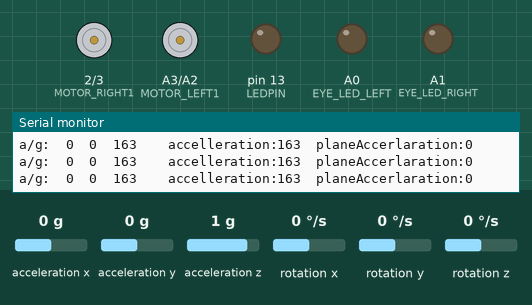
A sketch run on a simulated Arduino Nano, built with avr-gcc and run on an emulated ATmega328P. Parts: motor-driver pin pairs drawn as motors (green arrow = first pin HIGH = forward, orange = second pin HIGH = backward, longer = more drive, scaled by the enable pin), output pins drawn as LEDs (lit = HIGH), the last lines printed to the serial monitor. The test bench sets the inputs (shaded band); at power-on: acceleration x 0 g, acceleration y 0 g, acceleration z 1 g, rotation x 0 °/s, rotation y 0 °/s, rotation z 0 °/s.

Above: at 1.2 s.
1.3 s: acceleration x set to -0.2 g
4.3 s: acceleration x set to -0.5 g
At 4.52 s:
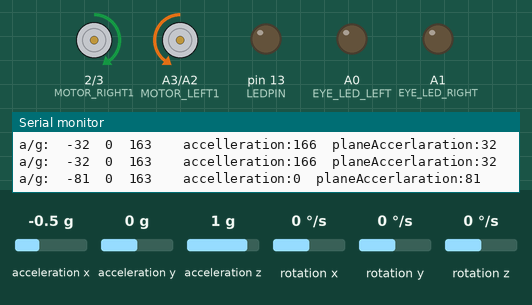
At 7.02 s:
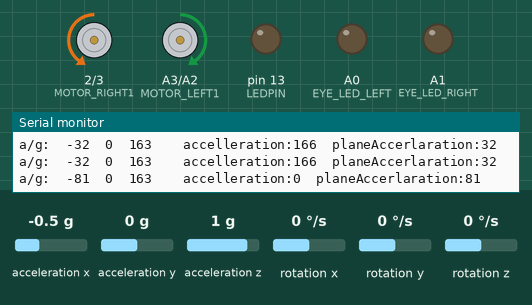
7.3 s: acceleration y set to -0.8 g
10.3 s: acceleration y set to -1.1 g
Timing chart, 0 to 13.7 s (numbered marks = the images above; inputs shaded):
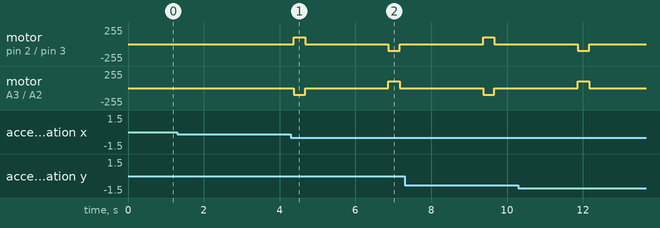

Measured:
- the behaviour switches between -0.3 and -0.4 g on acceleration x (found by bisection; images 0 and 1)

The sketch:

TEST_MPU6050.ino
```cpp
#include "freiBot.h"
// MPU6050 test for genubot
// function:
// touch the robot and it will turn
// made by ChrisMicro alias stochri

// use the MPU6050 library from jeff rowberg:
// I2C device class (I2Cdev) demonstration Arduino sketch for MPU6050 class
// 10/7/2011 by Jeff Rowberg <jeff@rowberg.net>
// Updates should (hopefully) always be available at https://github.com/jrowberg/i2cdevlib

// I2Cdev and MPU6050 must be installed as libraries, or else the .cpp/.h files
// for both classes must be in the include path of your project
#include "I2Cdev.h"
#include "MPU6050.h"

// Arduino Wire library is required if I2Cdev I2CDEV_ARDUINO_WIRE implementation
// is used in I2Cdev.h
#if I2CDEV_IMPLEMENTATION == I2CDEV_ARDUINO_WIRE
#include "Wire.h"
#endif

// class default I2C address is 0x68
// specific I2C addresses may be passed as a parameter here
// AD0 low = 0x68 (default for InvenSense evaluation board)
// AD0 high = 0x69
MPU6050 accelgyro;
//MPU6050 accelgyro(0x69); // <-- use for AD0 high

int16_t ax, ay, az;

void setup()
{
  Serial.begin(9600);

  pinMode(BUTTONPIN, INPUT_PULLUP);
  pinMode(WHISKERPIN, INPUT_PULLUP);

  pinMode(LEDPIN, OUTPUT);
  pinMode(EYE_LED_LEFT, OUTPUT);
  pinMode(EYE_LED_RIGHT, OUTPUT);

  initRobotHardware();


#if I2CDEV_IMPLEMENTATION == I2CDEV_ARDUINO_WIRE
  Wire.begin();
#elif I2CDEV_IMPLEMENTATION == I2CDEV_BUILTIN_FASTWIRE
  Fastwire::setup(400, true);
#endif

  // initialize device
  Serial.println("Initializing I2C devices...");
  accelgyro.initialize();

  // verify connection
  Serial.println("Testing device connections...");
  Serial.println(accelgyro.testConnection() ? "MPU6050 connection successful" : "MPU6050 connection failed");

}

void loop() {
  int geschwindigkeit=100;
  uint32_t acceleration,planeAccerlaration;
  accelgyro.getAcceleration(&ax, &ay, &az);
  // display tab-separated accel/gyro x/y/z values
  Serial.print("a/g:\t");
  Serial.print(ax / 100); Serial.print("\t");
  Serial.print(ay / 100); Serial.print("\t");
  Serial.print(az / 100); Serial.print("\t");
  acceleration = sqrt((ax / 100) * (ax / 100) + (ay / 100) * (ay / 100) + (az / 100) * (az / 100));
  Serial.print("  accelleration:");
  Serial.print(acceleration);

    planeAccerlaration = sqrt((ax / 100) * (ax / 100) + (ay / 100) * (ay / 100) );
  Serial.print("  planeAccerlaration:");
  Serial.println(planeAccerlaration);

  if (planeAccerlaration >50)
  {
  Turn ( 90, geschwindigkeit ); // drehen rechts 90 grad
  delay(2000);

  Turn ( -90, geschwindigkeit ); // drehen links 90 grad
  delay(2000);

  }
}
```

asuro.cpp
```cpp
/*
*
* Addapted functions like the ASURO LIB
*
* http://sourceforge.net/projects/asuro/
*
*/
#include "asuro.h"

extern "C"
{
	void Msleep(uint32_t time_ms)
	{
	  delay(time_ms);
	}

	void Sleep(uint32_t time_us)
	{
	  delayMicroseconds(time_us);
	}

	void MotorSpeed(uint8_t left, uint8_t right)
	{
	  analogWrite(ENABLE_RIGHT, right);
	  analogWrite(ENABLE_LEFT, left);
	}

	void MotorDir(uint8_t left, uint8_t right)
	{
	  //*************** left motor *****************
	  if (left == FWD)
	  {
	    digitalWrite(MOTOR_LEFT1, LOW);
	    digitalWrite(MOTOR_LEFT2, HIGH);
	  }
	  if (left == RWD)
	  {
	    digitalWrite(MOTOR_LEFT1, HIGH);
	    digitalWrite(MOTOR_LEFT2, LOW);
	  }
	  if (left == BREAK)
	  {
	    digitalWrite(MOTOR_LEFT1, LOW);
	    digitalWrite(MOTOR_LEFT2, LOW);
	    MotorSpeed(255, 255);
	  }
	  if (left == FREE)
	  {
    	    analogWrite(ENABLE_LEFT, 0);
    	    digitalWrite(MOTOR_LEFT1, LOW);
	    digitalWrite(MOTOR_LEFT2, LOW);
	  }
	  //********** right motor ********************
	  if (right == FWD)
	  {
	    digitalWrite(MOTOR_RIGHT1, LOW);
	    digitalWrite(MOTOR_RIGHT2, HIGH);
	  }
	  if (right == RWD)
	  {
	    digitalWrite(MOTOR_RIGHT1, HIGH);
	    digitalWrite(MOTOR_RIGHT2, LOW);
	  }
	  if (right == BREAK)
	  {
	    digitalWrite(MOTOR_RIGHT1, LOW);
	    digitalWrite(MOTOR_RIGHT2, LOW);
	    MotorSpeed(255, 255);
	  }
	  if (right == FREE)
	  {
	    analogWrite(ENABLE_RIGHT, 0);
	    digitalWrite(MOTOR_RIGHT1, LOW);
	    digitalWrite(MOTOR_RIGHT2, LOW);
	  }

	}

	/*!
	 *  moves the robot forward/backward  OR  turns the robot
	 *        You can use the old function-names Go() and Turn()
	 *
	 * \param distance travalling distance in cm. positive = forward, negative = backward
	 *
	 * \param degree degrees to turn. positive = turn right, negative = turn left. range: -360..360
	 * \param speed motor speed. range: 0..255
	 *
	 */
	// void GoTurn(int distance, int degree, int speed);

	// tbd: rework
	// preliminary functions:
	// there is no encoder evailable on this robot
	// therefore the distance is even a coarse estimation
	#define DISTANCE_FACTOR 32
	#define TURN_FAKTOR 33

	void Go(int16_t distance, uint8_t speed)
	{
	  if(distance>0)  MotorDir(FWD, FWD);
	  else            MotorDir(RWD, RWD);
	  MotorSpeed(speed,speed);
	  delay((int32_t)abs(distance)*DISTANCE_FACTOR);
	  MotorDir(BREAK,BREAK); // rotate if there is no signal
	  delay(200);
	}

	void Turn(int16_t degree, uint8_t speed)
	{
	  if(degree>0)  MotorDir(FWD, RWD);
	  else          MotorDir(RWD, FWD);
	  MotorSpeed(speed,speed);
	  delay((int32_t)abs(degree)*TURN_FAKTOR/10);
	  MotorDir(BREAK,BREAK);
	  delay(200);
	}
}
/*******************************************************************************
*   -c--date---version--nickname--------email---------------------------------
*
*   (c) 2015   V0.1     stochri         christoph(at)roboterclub-freiburg.de
*   (c) ..     V0.2     ...... ........ ( your name ) ........................
*
*******************************************************************************
*   This program is free software; you can redistribute it and/or modify      *
*   it under the terms of the GNU General Public License as published by      *
*   the Free Software Foundation version 2 of the License,                    *
*   If you want to use this software for commercial purposes and you          *
*   don't want to make it open source, please contact the authors for         *
*   licensing.                                                                *
*                                                                             *
*   IF YOU EXTEND THE PROGRAM PLEASE MAINTAIN THE LIST OF AUTHORS             *
*   ( which means adding copyright in the list above )                        *
*                                                                             *
*******************************************************************************/
```

asuro.h
```cpp
#include "Arduino.h"
#include "sound.h"
#include "stdint.h"
#include "pin_defintions.h"


/************************************************************************************

	driver definitions

        Functions for compatibility to the ASURO robot

************************************************************************************/
// ASRURO Motor states
#define FREE    0                    // motor free runing
#define BREAK   1                    // break motor
#define FWD     2                    // motor forward
#define RWD     3                    // motor backward

#define LEFT	1
#define RIGHT   2

//#define Sleep(x) delayMicroseconds(x)

#ifdef __cplusplus
extern "C"
{
#endif
  void Msleep(uint32_t time_ms);
  void Sleep(uint32_t time_us);
  void MotorSpeed(uint8_t left, uint8_t right);
  void MotorDir(uint8_t left, uint8_t right);
  void Go   ( int16_t distance, uint8_t speed );
  void Turn ( int16_t degree  , uint8_t speed );
#ifdef __cplusplus
}
#endif


/*******************************************************************************
*   -c--date---version--nickname--------email---------------------------------
*
*   (c) 2015   V0.1     stochri         christoph(at)roboterclub-freiburg.de
*   (c) ..     V0.2     ...... ........ ( your name ) ........................
*
*******************************************************************************
*   This program is free software; you can redistribute it and/or modify      *
*   it under the terms of the GNU General Public License as published by      *
*   the Free Software Foundation version 2 of the License,                    *
*   If you want to use this software for commercial purposes and you          *
*   don't want to make it open source, please contact the authors for         *
*   licensing.                                                                *
*                                                                             *
*   IF YOU EXTEND THE PROGRAM PLEASE MAINTAIN THE LIST OF AUTHORS             *
*   ( which means adding copyright in the list above )                        *
*                                                                             *
*******************************************************************************/
```

freiBot.cpp
```cpp
#include "asuro.h"

void initRobotHardware()
{
  pinMode(IR_SENSOR, INPUT);

  pinMode(BUTTONPIN, INPUT_PULLUP);
  pinMode(WHISKERPIN, INPUT_PULLUP);

  pinMode(LEDPIN, OUTPUT);
  pinMode(EYE_LED_LEFT, OUTPUT);
  pinMode(EYE_LED_RIGHT, OUTPUT);

  pinMode(ENABLE_RIGHT, OUTPUT);
  pinMode(MOTOR_RIGHT1, OUTPUT);
  pinMode(MOTOR_RIGHT2, OUTPUT);

  pinMode(ENABLE_LEFT, OUTPUT);
  pinMode(MOTOR_LEFT1, OUTPUT);
  pinMode(MOTOR_LEFT2, OUTPUT);

}

#define EYESAMPLINGTIME_US (20000-396) // experimental filter time should be 20ms @ 50 Hz

uint16_t get_eyeValue(uint8_t side)
{
  uint16_t eye, n;
  uint32_t value = 0;
  uint32_t stopTime;
  uint32_t count = 0;


  if (side == LEFT) eye = EYE_LED_LEFT;
  else              eye = EYE_LED_RIGHT;

  pinMode(EYE_LED_LEFT, OUTPUT);
  pinMode(EYE_LED_RIGHT, OUTPUT);
  digitalWrite(EYE_LED_LEFT, 0); // discharge
  digitalWrite(EYE_LED_RIGHT, 0); // discharge

  pinMode(eye, INPUT);

 stopTime = micros() + EYESAMPLINGTIME_US;


 do
  {
    value = value + analogRead(eye);
    count++;
  }
  while (micros() < stopTime);

  value = value / count;

  return value;
}

void setLed(uint8_t led, uint8_t value)
{
  if (led == EYE_LED_LEFT)
  {
    pinMode(EYE_LED_LEFT, OUTPUT);
    digitalWrite(EYE_LED_LEFT, value);
  }
  if (led == EYE_LED_RIGHT)
  {
    pinMode(EYE_LED_RIGHT, OUTPUT);
    digitalWrite(EYE_LED_RIGHT, value);
  }
}

uint8_t isIrSignal()
{
  return !digitalRead(IR_SENSOR);
}

void waitForIrSignal()
{
  while (!isIrSignal());
}

uint8_t whiskerTouched()
{
  static uint8_t oldState = 0;
  uint8_t state;
  uint8_t result = 0;

  state = !digitalRead(WHISKERPIN);

  if ((state != 0) && (oldState == 0)) result = 1;

  oldState = state;

  return result;
}


/*******************************************************************************
*   -c--date---version--nickname--------email---------------------------------
*
*   (c) 2015   V0.1     stochri         christoph(at)roboterclub-freiburg.de
*
*******************************************************************************
*   This program is free software; you can redistribute it and/or modify      *
*   it under the terms of the GNU General Public License as published by      *
*   the Free Software Foundation version 2 of the License,                    *
*   If you want to use this software for commercial purposes and you          *
*   don't want to make it open source, please contact the authors for         *
*   licensing.                                                                *
*                                                                             *
*   IF YOU EXTEND THE PROGRAM PLEASE MAINTAIN THE LIST OF AUTHORS             *
*   ( which means adding copyright in the list above )                        *
*                                                                             *
*******************************************************************************/
```

freiBot.h
```cpp
  #include "asuro.h"
  //#include "sound.h"

  void initRobotHardware(void);
  uint16_t get_eyeValue(uint8_t side);
  void setLed(uint8_t led, uint8_t value);
  uint8_t isIrSignal(void);
  void waitForIrSignal(void);
  uint8_t whiskerTouched(void);
    void Sound ( uint16_t freq,  uint16_t duration_msec,  uint8_t  amplitude);

  void motrChirp(uint16_t startFreq_HZ, uint16_t stopFreq_HZ,uint16_t duration_ms);
  void ringSound(void);
  void chirp(void);
  void beep(void);

/*******************************************************************************
*   -c--date---version--nickname--------email---------------------------------
*
*   (c) 2015   V0.1     stochri         christoph(at)roboterclub-freiburg.de
*   (c) ..     V0.2     ...... ........ ( your name ) ........................
*
*******************************************************************************
*   This program is free software; you can redistribute it and/or modify      *
*   it under the terms of the GNU General Public License as published by      *
*   the Free Software Foundation version 2 of the License,                    *
*   If you want to use this software for commercial purposes and you          *
*   don't want to make it open source, please contact the authors for         *
*   licensing.                                                                *
*                                                                             *
*   IF YOU EXTEND THE PROGRAM PLEASE MAINTAIN THE LIST OF AUTHORS             *
*   ( which means adding copyright in the list above )                        *
*                                                                             *
*******************************************************************************/
```

pin_defintions.h
```cpp
/*************************************************************************************

  GENUBOT

  robot hardware:

  microcontroller:     Arduino Nano
  motor driver:        L293D
  motors:              Pollin motors
  wheels:              inline skate ball bearings

  sensors:
  - button
  - 1 whisker
  - 2 LEDs ( used as light sensor )
  - MPU6050 3 axis accelerometer/gyrometer
  - IR sensor SFH5110

************************************************************************************/

// Arduino Nano pin out and schematic:
// https://www.arduino.cc/en/uploads/Main/ArduinoNanoManual23.pdf

// connecting the ARDUINO Nano and the MPU6050 accelerometer:
// http://shirotsuku.sakura.ne.jp/blog/?p=442
// ( interrupt pin is not connected at the moment to genubot )

// net list:
//===== robot pin name =  ARDUINO pin ===============================================================
#define MOTOR_RIGHT1     2 // dout, L293D pin10, motor driver right side, half bridge 1
#define MOTOR_RIGHT2     3 // dout, L293D pin15, motor driver right side, half bridge 2
#define IR_SENSOR        4  // din , SFH5110 sensor ( signal is active low )
#define NEOPIXEL_PIN     7  // dout, WS2812 RGB LED controll pin
#define ENABLE_RIGHT     9  // dout, L293D pin1, motor driver enable pin for right motor, OC1B used for motor PWM
#define ENABLE_LEFT      10 // dout, L293D pin9, motor driver enable pin for left moter, OC1A used for motor PWM
#define BUTTONPIN        11 // din,  button ( configure with pull up )
#define WHISKERPIN       12 // din,  whisker ( like a button configure with pull up )
#define LEDPIN           13 // dout, ARDUINO NANO LED

#define EYE_LED_LEFT     A0 // dout,ain, LED or LED as light sensor
#define EYE_LED_RIGHT    A1 // dout,ain, LED or LED as light sensor
#define MOTOR_LEFT2      A2  // dout, L293D pin2, motor driver left side half bridge 2
#define MOTOR_LEFT1      A3  // dout, L293D pin7, motor driver left side half bridge 1

// A2
// A3
#define I2C_SDA_PIN      A4 // I2C SDA, connected to MPU6050
#define I2C_SCL_PIN      A5 // I2C SCL, connected to MPU6050
// A6
// A7

// tbd:
// IR-LED digital out for distance sensor
// digital input for second whisker
// CNY70 line sensor digital out for LED
// CNY70 line sensor digital in for sensor

/*******************************************************************************
*   -c--date---version--nickname--------email---------------------------------
*
*   (c) 2015   V0.1     stochri         christoph(at)roboterclub-freiburg.de
*   (c) ..     V0.2     ...... ........ ( your name ) ........................
*
*******************************************************************************
*   This program is free software; you can redistribute it and/or modify      *
*   it under the terms of the GNU General Public License as published by      *
*   the Free Software Foundation version 2 of the License,                    *
*   If you want to use this software for commercial purposes and you          *
*   don't want to make it open source, please contact the authors for         *
*   licensing.                                                                *
*                                                                             *
*   IF YOU EXTEND THE PROGRAM PLEASE MAINTAIN THE LIST OF AUTHORS             *
*   ( which means adding copyright in the list above )                        *
*                                                                             *
*******************************************************************************/
```

sound.h
```cpp
#ifdef __cplusplus
extern "C"
{
#endif

#ifndef __SOUND__
  #define __SOUND__

  #include "stdint.h"

  void Sound ( uint16_t freq,  uint16_t duration_msec,  uint8_t  amplitude);
    void motorTone(uint16_t freq_HZ, uint16_t duration_ms);

  #define BEEP sound (1000, 100, 255)

  #endif // __SOUND__

#ifdef __cplusplus
}
#endif
```

Source omitted: sound.c (3869 bytes)
